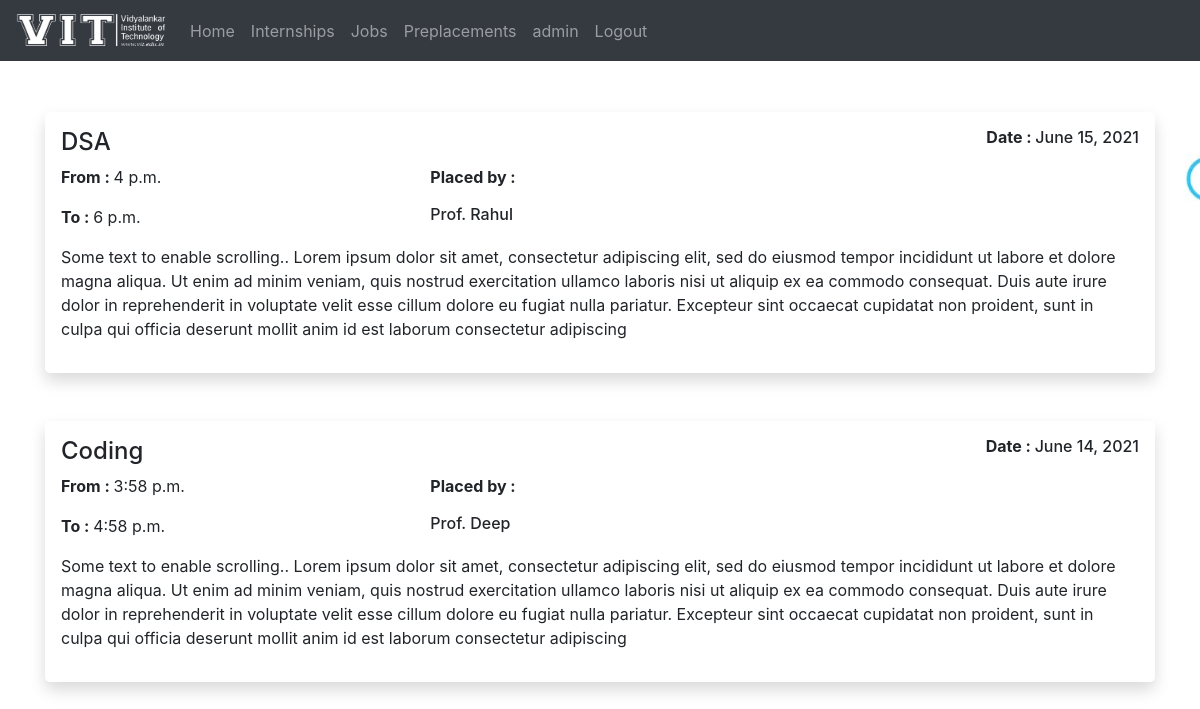
The page /student/preplacement (signed in) on the database its author committed.
### DMS_Student/models.py (models this page shows, shortened)
class Mock_test(models.Model):
    name = models.CharField(max_length=30, null=False)
    date = models.DateField(null=False)
    adm_id = models.ForeignKey(AdminDma, on_delete=models.CASCADE, null=False)
    from_time = models.TimeField()
    to_time = models.TimeField()
    details = models.TextField(max_length=500, null=False)

class AdminDma(models.Model):
    name = models.CharField(max_length=30, null=False)
    department = models.CharField(max_length=30, null=False)
    def __str__(self):
        return self.name

### DMS_Student/views.py (the view)
# urls.py: path('student/preplacement', views.preplacement, name='preplacement'),
@login_required(login_url='login')
def preplacement(request):
    mock_test= Mock_test.objects.all()
    content = {'mock_test':mock_test}
    return render(request, 'student/preplacement.html', content)

### DMS_Student/templates/student/preplacement.html (shortened to what this page needs)
{% extends 'student/base.html' %}
{% block content %}
{% for test in mock_test %}
    <div class="mx-auto mt-3 mb-5 bg-white rounded-lg p-3 clear-fix shadow " >
      <h6 class="float-right"><strong>Date : </strong>{{test.date}}</h6>
      <h4 style="text-transform:capitalize">{{test.name}}</h4>
      <div class="row">
        <div class="col-4">
          <p><strong>From : </strong>{{test.from_time}}</p>
          <p><strong>To : </strong>{{test.to_time}}</p>
        </div>
        <div class="col-4">
          <p><strong>Placed by : </strong><h6>{{test.adm_id}}</h6></p>
        </div>
      </div>
      <div class="row">
        <div class="col">
          <p>{{test.details}}</p>
        </div>
      </div>
    </div>
    {% endfor %}
{% endblock %}

### DMS_Student/templates/student/nav.html (shortened to what this page needs)
<nav class="navbar navbar-expand-md bg-dark navbar-dark fixed-top">
  <img class="navbar-brand" src="../static/images/vitwhite.png" height="45" width="150">
  <div class="collapse navbar-collapse" id="collapsibleNavbar">
    <ul class="navbar-nav clear-fix">
      <li class="nav-item">
        <a class="nav-link" href="/student">Home</a>
      </li>
      <li class="nav-item">
        <a class="nav-link" href="internship">Internships</a>
      </li>
      <li class="nav-item">
        <a class="nav-link" href="job">Jobs</a>
      </li>
      <li class="nav-item">
        <a class="nav-link " href="preplacement">Preplacements</a>
      </li>
      <li class="nav-item">
        <a class="nav-link" href="#">{{request.user.username}}</a>
      </li>
      <li class="nav-item">
        <a href="{% url 'logout' %}" class="nav-link">Logout</a>
      </li>
    </ul>
  </div>
</nav>

### rows shown on the page
Mock_test: date "June 15, 2021", name "DSA", from_time "4 p.m.", to_time "6 p.m.", adm_id "Prof. Rahul", details "Some text to enable scrolling.. Lorem ipsum dolor sit amet, consectetur adipiscing elit, sed do eiusmod tempor incididunt ut labore et dolore magna aliqua. Ut enim ad minim veniam, quis nostrud exercitation ullamco laboris nisi ut aliquip ex ea commodo consequat. Duis aute irure dolor in reprehenderit in voluptate velit esse cillum dolore eu fugiat nulla pariatur. Excepteur sint occaecat cupidatat non proident, sunt in culpa qui officia deserunt mollit anim id est laborum consectetur adipiscing"
Mock_test: date "June 14, 2021", name "Coding", from_time "3:58 p.m.", to_time "4:58 p.m.", adm_id "Prof. Deep", details "Some text to enable scrolling.. Lorem ipsum dolor sit amet, consectetur adipiscing elit, sed do eiusmod tempor incididunt ut labore et dolore magna aliqua. Ut enim ad minim veniam, quis nostrud exercitation ullamco laboris nisi ut aliquip ex ea commodo consequat. Duis aute irure dolor in reprehenderit in voluptate velit esse cillum dolore eu fugiat nulla pariatur. Excepteur sint occaecat cupidatat non proident, sunt in culpa qui officia deserunt mollit anim id est laborum consectetur adipiscing"

### other values the page prints
{{ request.user.username }} "admin"
